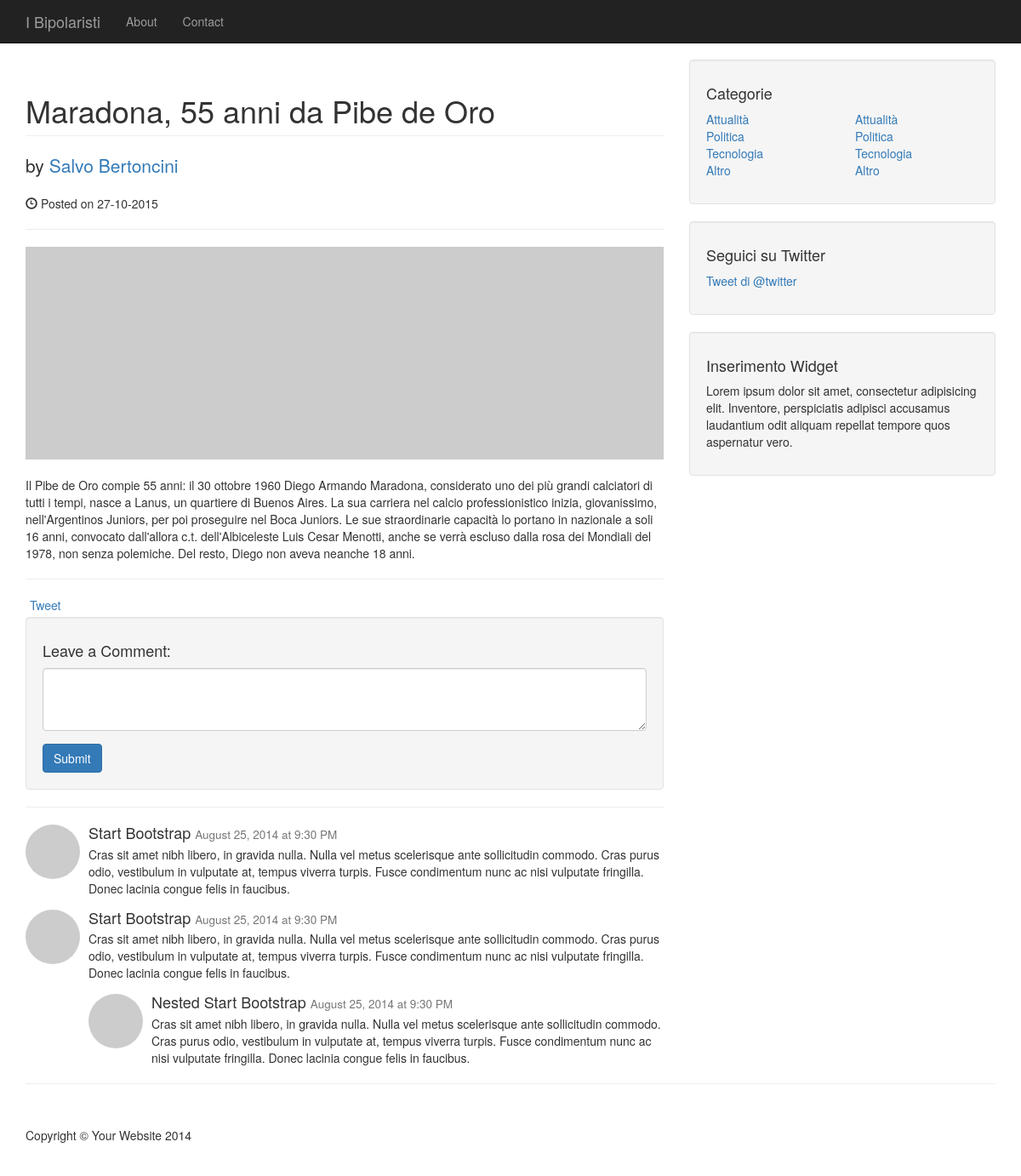
/post.php?id=2, run on the app's committed database.
### tables this page shows
CREATE TABLE IF NOT EXISTS `tb3_post` (
  `id_post` int(11) NOT NULL,
  `id_category` int(11) NOT NULL,
  `id_user` int(11) NOT NULL,
  `article_post` text NOT NULL,
  `title_post` varchar(255) NOT NULL,
  `data_post` date NOT NULL
);

CREATE TABLE IF NOT EXISTS `tb1_user` (
  `id_user` int(11) NOT NULL,
  `name_user` varchar(255) NOT NULL,
  `surname_user` varchar(255) NOT NULL,
  `username_user` varchar(255) NOT NULL,
  `password_user` varchar(255) NOT NULL,
  `bio_user` text NOT NULL,
  `id_image` int(11) DEFAULT NULL
);

### post.php (the view, shortened to what this page needs)
<!DOCTYPE html>
<html lang="en">
<head>
    <link href="bootstrap/css/bootstrap.min.css" rel="stylesheet">
    <link href="bootstrap/css/leftside.css" rel="stylesheet">
</head>
<body>
    <nav class="navbar navbar-inverse navbar-fixed-top" role="navigation">
        <div class="container">
            <div class="navbar-header">
                <a class="navbar-brand" href="index.html">I Bipolaristi</a>
            </div>
            <div class="collapse navbar-collapse" id="bs-example-navbar-collapse-1">
                <ul class="nav navbar-nav">
                    <li>
                        <a href="#">About</a>
                    </li>
                    <li>
                        <a href="#">Contact</a>
                    </li>
                </ul>
            </div>
        </div>
    </nav>
    <div class="container">
        <div class="row">
            <div class="col-lg-8">
                <?php
                if(isset($_GET['id'])&&(is_numeric($_GET['id']))){
                  $art_id = $_GET['id'];
                  $sql = "SELECT * FROM tb3_post WHERE id_post='$art_id'";
                  $query = @mysql_query($sql) or die (mysql_error());
                  if(mysql_num_rows($query) > 0){
                    $row = mysql_fetch_array($query) or die (mysql_error());
                    $autore = stripslashes($row['id_user']);
                    $titolo = stripslashes($row['title_post']);
                    $data = $row['data_post'];
                    $articolo = ($row['article_post']);
                    $nomecognomeSQL = "SELECT name_user, surname_user FROM tb1_user WHERE id_user = '".$autore."'";
                    $queryAutore = @mysql_query($nomecognomeSQL) or die (mysql_error());
                    if(mysql_num_rows($queryAutore) > 0)
                            if ($riga = mysql_fetch_array($queryAutore)) {
                              $nome_autore = $riga['name_user'];
                              $cognome_autore    = $riga['surname_user'];
                            }
                    echo "<h1 class=\"page-header\">".$titolo."</h1>"."<p class=\"lead\">by <a href=\"#\">". $nome_autore . " " .$cognome_autore. "</a></p>";
                    $data = preg_replace('/^(.{4})-(.{2})-(.{2})$/','$3-$2-$1', $data);
                    echo "<p><span class=\"glyphicon glyphicon-time\"></span> Posted on " . $data . " </p><hr>";
                    echo "<img class=\"img-responsive\" src=\"http://placehold.it/900x300\" alt=\"\"><br>";
                    echo "<p>". $articolo ."</p><hr>";
                    echo "<div id=\"fb-root\"></div><script>(function(d, s, id) {var js, fjs = d.getElementsByTagName(s)[0];if (d.getElementById(id)) return;
                        js = d.createElement(s); js.id = id;js.src = \"//connect.facebook.net/it_IT/all.js#xfbml=1\";fjs.parentNode.insertBefore(js, fjs);
                        }(document, 'script', 'facebook-jssdk'));</script>
                        <div id='social'>
                        <div class=\"fb-share-button\" data-href=\"articolo.php?id=".$art_id."\" data-width=\"200\" data-type=\"button\"></div>";
                    echo " <a href=\"https://twitter.com/share\" class=\"twitter-share-button\" data-lang=\"it\" data-count=\"none\">Tweet</a></div>
                        <script>!function(d,s,id){var js,fjs=d.getElementsByTagName(s)[0],p=/^http:/.test(d.location)?'http':'https';if(!d.getElementById(id)){js=d.createElement(s);js.id=id;js.src=p+'://platform.twitter.com/widgets.js';fjs.parentNode.insertBefore(js,fjs);}}(document, 'script', 'twitter-wjs');</script>";
                  }
                }else{
                  echo "Nessun articolo trovato.";
                }
                ?>
                <div class="well">
                    <h4>Leave a Comment:</h4>
                    <form role="form">
                        <div class="form-group">
                            <textarea class="form-control" rows="3"></textarea>
                        </div>
                        <button type="submit" class="btn btn-primary">Submit</button>
                    </form>
                </div>
                <hr>
                <div class="media">
                    <a class="pull-left" href="#">
                        <img class="img-circle" src="http://placehold.it/64x64" alt="">
                    </a>
                    <div class="media-body">
                        <h4 class="media-heading">Start Bootstrap
                            <small>August 25, 2014 at 9:30 PM</small>
                        </h4>
                        Cras sit amet nibh libero, in gravida nulla. Nulla vel metus scelerisque ante sollicitudin commodo. Cras purus odio, vestibulum in vulputate at, tempus viverra turpis. Fusce condimentum nunc ac nisi vulputate fringilla. Donec lacinia congue felis in faucibus.
                    </div>
                </div>
                <div class="media">
                    <a class="pull-left" href="#">
                        <img class="img-circle" src="http://placehold.it/64x64" alt="">
                    </a>
                    <div class="media-body">
                        <h4 class="media-heading">Start Bootstrap
                            <small>August 25, 2014 at 9:30 PM</small>
                        </h4>
                        Cras sit amet nibh libero, in gravida nulla. Nulla vel metus scelerisque ante sollicitudin commodo. Cras purus odio, vestibulum in vulputate at, tempus viverra turpis. Fusce condimentum nunc ac nisi vulputate fringilla. Donec lacinia congue felis in faucibus.
                        <div class="media">
                            <a class="pull-left" href="#">
                                <img class="img-circle" src="http://placehold.it/64x64" alt="">
                            </a>
                            <div class="media-body">
                                <h4 class="media-heading">Nested Start Bootstrap
                                    <small>August 25, 2014 at 9:30 PM</small>
                                </h4>
                                Cras sit amet nibh libero, in gravida nulla. Nulla vel metus scelerisque ante sollicitudin commodo. Cras purus odio, vestibulum in vulputate at, tempus viverra turpis. Fusce condimentum nunc ac nisi vulputate fringilla. Donec lacinia congue felis in faucibus.
                            </div>
                        </div>
                    </div>
                </div>
            </div>
            <div class="col-md-4">
                <div class="well">
                    <h4>Categorie</h4>
                    <?php
                        $sql = "SELECT * FROM `tb2_category` ORDER BY `id_category`";
                        $query = @mysql_query($sql) or die (mysql_error());
                        $i=0;
                        if(mysql_num_rows($query)>0)
                          while($row = mysql_fetch_array($query)){
                            $name[$i] = stripslashes($row['name_category']);
                            $i++;
                        }
                    ?>
                    <div class="row">
                        <div class="col-lg-6">
                            <ul class="list-unstyled">
                                <?php
                                $i=0;
                                while ($i<4) {
                                    echo '<li><a href="#">'.$name[$i].'</a></li>';
                                    $i++;
                                }
                                ?>
                            </ul>
                        </div>
                        <div class="col-lg-6">
                            <ul class="list-unstyled"><?php
                                $i=0;
                                while ($i<4) {
                                    echo '<li><a href="#">'.$name[$i].'</a></li>';
                                    $i++;
                                }
                                ?>
                            </ul>
                        </div>
                    </div>
                </div>
                <div class="well">
                    <h4>Seguici su Twitter</h4>
                    <p><a class="twitter-timeline" href="https://twitter.com/twitter" data-widget-id="660233632943054848">Tweet di @twitter</a>
                    </p>
                </div>
                <div class="well">
                    <h4>Inserimento Widget</h4>
                    <p>Lorem ipsum dolor sit amet, consectetur adipisicing elit. Inventore, perspiciatis adipisci accusamus laudantium odit aliquam repellat tempore quos aspernatur vero.</p>
                </div>
            </div>
        </div>
        <hr>
        <footer>
            <div class="row">
                <div class="col-lg-12">
                    <p>Copyright &copy; Your Website 2014</p>
                </div>
            </div>
        </footer>
    </div>
</body>
</html>

### data on the page
tb3_post: title_post "Maradona, 55 anni da Pibe de Oro", data_post "27-10-2015", article_post "Il Pibe de Oro compie 55 anni: il 30 ottobre 1960 Diego Armando Maradona, considerato uno dei più grandi calciatori di tutti i tempi, nasce a Lanus, un quartiere di Buenos Aires. La sua carriera nel calcio professionistico inizia, giovanissimo, nell'Argentinos Juniors, per poi proseguire nel Boca Juniors. Le sue straordinarie capacità lo portano in nazionale a soli 16 anni, convocato dall'allora c.t. dell'Albiceleste Luis Cesar Menotti, anche se verrà escluso dalla rosa dei Mondiali del 1978, non senza polemiche. Del resto, Diego non aveva neanche 18 anni."
tb1_user: name_user "Salvo", surname_user "Bertoncini"

### other printed values
$name[$i] "Attualità"
$name[$i] "Politica"
$name[$i] "Tecnologia"
$name[$i] "Altro"
